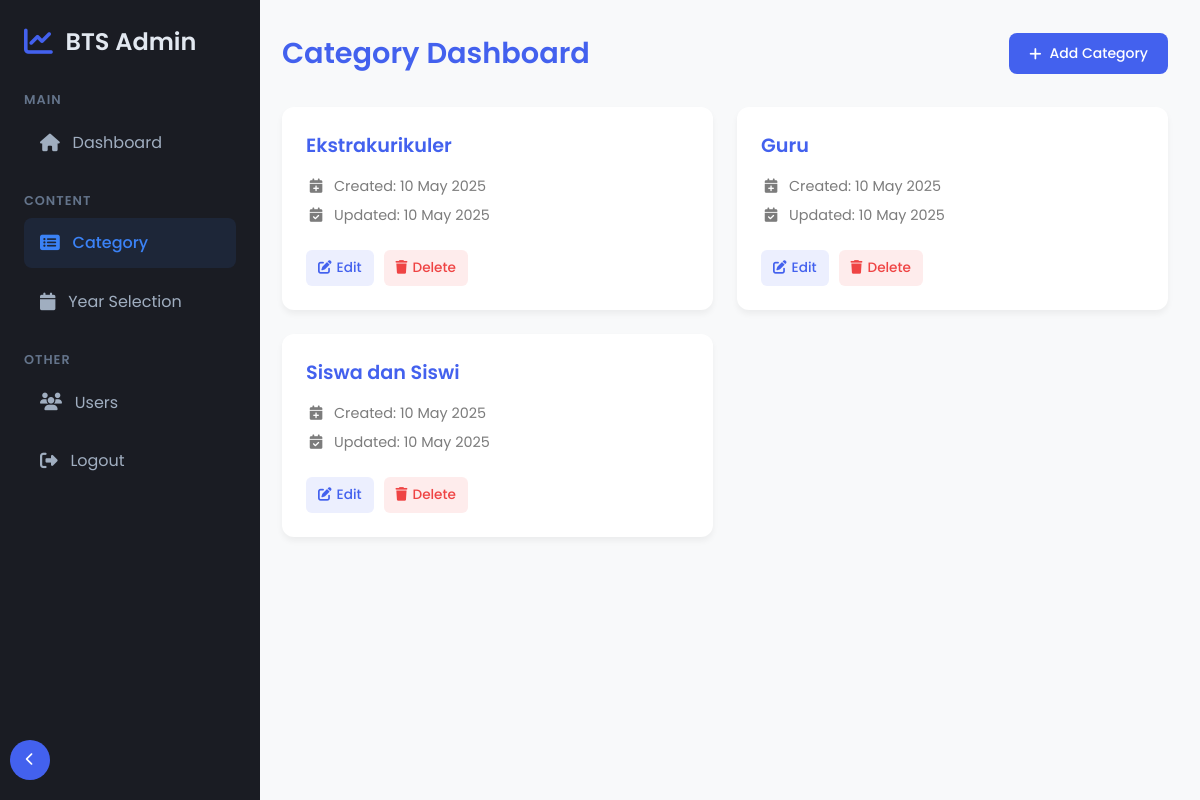
The app's page /admin/views/category/category.php (signed in), older data.
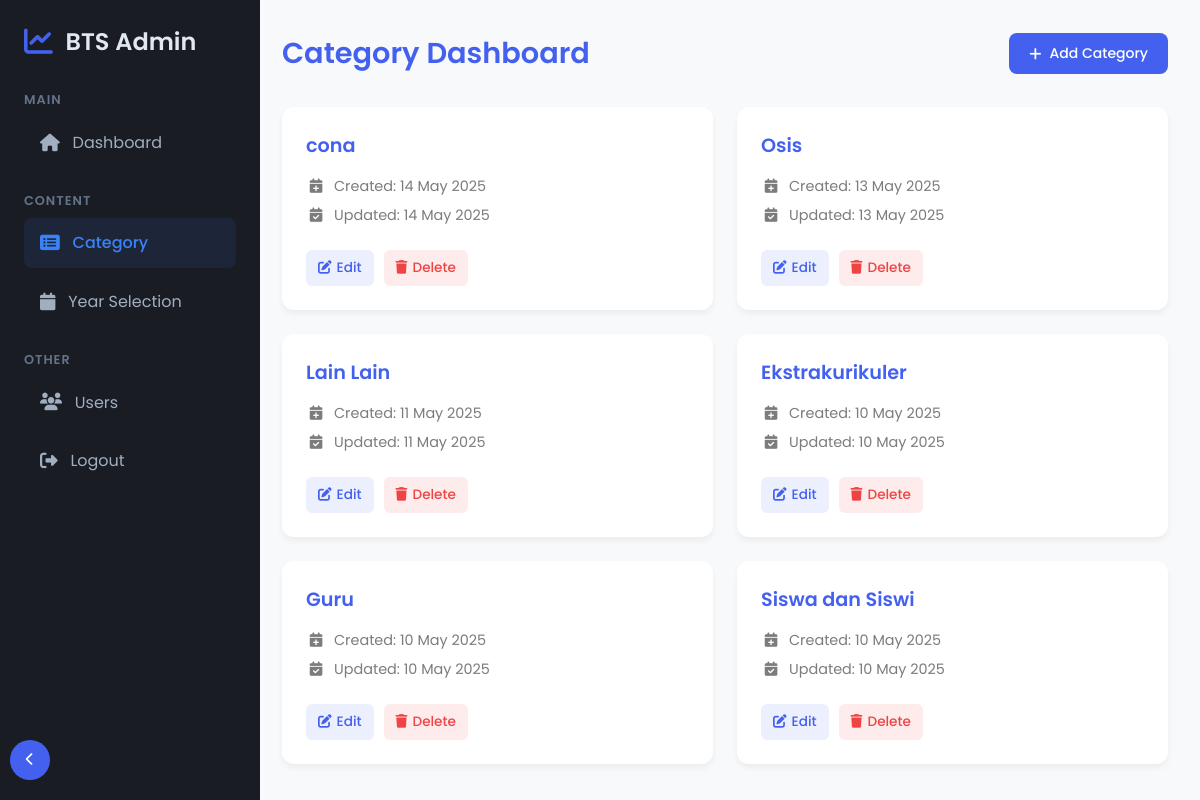
The same page, newer data.
### tables this page shows
CREATE TABLE `categories` (
  `id` int(11) NOT NULL,
  `name` varchar(255) NOT NULL,
  `created_at` timestamp NULL DEFAULT current_timestamp(),
  `updated_at` timestamp NULL DEFAULT current_timestamp() ON UPDATE current_timestamp()
);

### admin/views/category/category.php (the view, shortened to what this page needs)
<?php
require_once __DIR__ . '/../../../config.php';
try {
    $stmt = $pdo->query("SELECT * FROM categories ORDER BY created_at DESC");
    $categories = $stmt->fetchAll();
} catch (PDOException $e) {
    $_SESSION['error'] = "Gagal mengambil data kategori: " . $e->getMessage();
    $categories = [];
}
?>
<!DOCTYPE html>
<html lang="en">
<head>
    <link rel="stylesheet" href="../../public/css/all.min.css">
    <link rel="stylesheet" href="../../public/css/sidebar.css">
</head>
<body>
    <?php include '../../views/layout/sidebar.php' ?>
    <div class="main-content">
        <div class="header-container">
            <h1 class="page-title">Category Dashboard</h1>
            <button class="btn-new" onclick="window.location.href='add_category.php'">
                <i class="fas fa-plus"></i> Add Category
            </button>
        </div>
        <div class="categories-container">
            <?php if (empty($categories)): ?>
                <div class="empty-state">
                    <i class="fas fa-folder-open"></i>
                    <p>No categories found. Add your first category!</p>
                </div>
            <?php else: ?>
                <?php foreach ($categories as $category): ?>
                    <div class="category-card">
                        <h3 class="category-name"><?php echo htmlspecialchars($category['name']); ?></h3>
                        <div class="category-meta">
                            <div class="meta-item">
                                <i class="fas fa-calendar-plus"></i>
                                <span>Created: <?php echo date('d M Y', strtotime($category['created_at'])); ?></span>
                            </div>
                            <div class="meta-item">
                                <i class="fas fa-calendar-check"></i>
                                <span>Updated: <?php echo date('d M Y', strtotime($category['updated_at'])); ?></span>
                            </div>
                        </div>
                        <div class="category-actions">
                            <button class="btn-action btn-edit" onclick="window.location.href='edit_category.php?id=<?php echo $category['id']; ?>'">
                                <i class="fas fa-edit"></i> Edit
                            </button>
                            <button class="btn-action btn-delete" onclick="if(confirm('Are you sure you want to delete this category?')) { window.location.href='?delete=<?php echo $category['id']; ?>' }">
                                <i class="fas fa-trash"></i> Delete
                            </button>
                        </div>
                    </div>
                <?php endforeach; ?>
            <?php endif; ?>
        </div>
    </div>
</body>
</html>

Row changes from the older to the newer data that the page shows:
added categories: name "cona", created_at "14 May 2025", updated_at "14 May 2025"
added categories: name "Osis", created_at "13 May 2025", updated_at "13 May 2025"
added categories: name "Lain Lain", created_at "11 May 2025", updated_at "11 May 2025"
